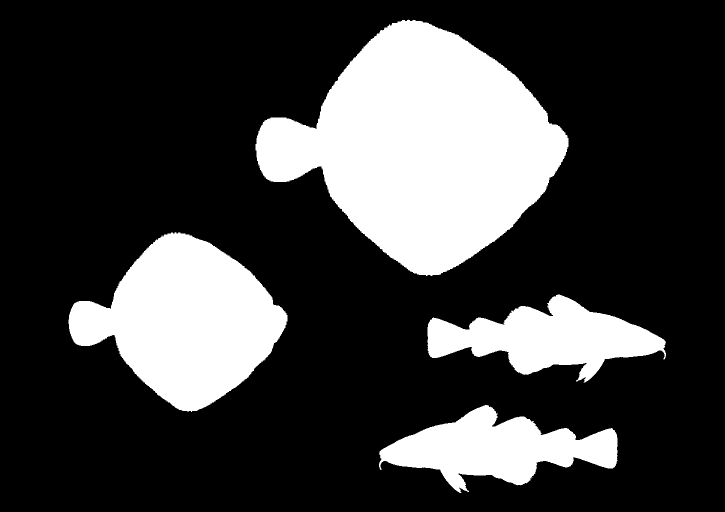
//> input picture bilder/Fische.png, 1449 x 1024 px (shown at 1/2 size)
$ ./fische_loes   (built with g++ and OpenCV 4)
//> lines starting //> are read from the running program, lines starting //| are printed output that depends on the picture; after the words box and inside, x2 and y2 are one past the last pixel; in counts of white or black regions, pixels touching at a corner belong together
#include <opencv2/imgproc/imgproc.hpp>
#include <opencv2/core/core.hpp>
#include <opencv2/highgui/highgui.hpp>
#include <iostream>
#include <vector>

void invariant(cv::Mat& b, int anz)
{
	double g1 = sqrt(b.at<cv::Vec2d>(1, 0)[0] * b.at<cv::Vec2d>(1, 0)[0] + b.at<cv::Vec2d>(1, 0)[1] * b.at<cv::Vec2d>(1, 0)[1]);
	for (int j = 2; j < anz; j++)
	{
		//Koeffizienten 2 bis anz-1 (0-ter ist Schwerpunkt, 1-ter wird zum Skalieren verwendet)
		b.at<cv::Vec2d>(j, 0)[0] = b.at<cv::Vec2d>(j, 0)[0] / g1;
		b.at<cv::Vec2d>(j, 0)[1] = b.at<cv::Vec2d>(j, 0)[1] / g1;
		std::cout << sqrt(b.at<cv::Vec2d>(j, 0)[0] * b.at<cv::Vec2d>(j, 0)[0] + b.at<cv::Vec2d>(j, 0)[1] * b.at<cv::Vec2d>(j, 0)[1]) << std::endl;
	}


}

int main(int argc, char *argv[])
{
	cv::Mat bild=cv::imread("../bilder/Fische.png",0); //fische.bmp
//> bild: 1024 rows x 1449 cols, CV_8UC1; 24.4% white; 4 white regions
	cv::namedWindow("Fische", 0);
	cv::resizeWindow("Fische", bild.cols / 2, bild.rows / 2);
	cv::imshow("Fische", bild );
	cv::Mat colorimg;
	cv::cvtColor(bild, colorimg, cv::COLOR_GRAY2BGR);
//> colorimg is the input picture: 1024 rows x 1449 cols, CV_8UC3; 24.4% white; 4 white regions, box (x1, y1, x2, y2) and area: (511, 39, 1137, 552) 187240, (137, 464, 575, 824) 91716, (855, 589, 1332, 765) 41827, (758, 810, 1235, 986) 41827
	std::vector<std::vector<cv::Point>> cont;
	cv::findContours( bild, cont, cv::RETR_LIST, cv::CHAIN_APPROX_NONE);
//> cont = 4 contours; box (x1, y1, x2, y2) and area: (511, 39, 1137, 552) 186299, (137, 464, 575, 824) 91089, (758, 810, 1235, 986) 41186, (855, 589, 1332, 765) 41186

	for(int i=0; i<cont.size();i++)
    {
		cv::Mat g(cont[i].size(), 1, CV_64FC2, cv::Scalar(0) );
		cv::Mat a=g.clone();
	    for (int j=0; j<cont[i].size();j++)
		{
			g.at<cv::Vec2d>(j,0)[0] = cont[i][j].x;
			g.at<cv::Vec2d>(j,0)[1] = cont[i][j].y;
		}
		cv::dft(g, g, cv::DFT_SCALE , 0);

		//Visualisierung der Form
		int anz = 5;
		for (int j=0; j < anz; j++)
		{
			a.at<cv::Vec2d>(j,0)=g.at<cv::Vec2d>(j,0);
		}
		for (int j=cont[i].size()-1; j > cont[i].size()-anz-1; j--)
		{
			a.at<cv::Vec2d>(j,0)=g.at<cv::Vec2d>(j,0);
		}
		cv::dft(a, a, cv::DFT_INVERSE, 0);
		for (int j = 0; j < cont[i].size() - 1; j++)
		{
			cv::line(colorimg, cv::Point((int)a.at<cv::Vec2d>(j, 0)[0], (int)a.at<cv::Vec2d>(j, 0)[1]),
				cv::Point((int)a.at<cv::Vec2d>(j + 1, 0)[0], (int)a.at<cv::Vec2d>(j + 1, 0)[1]), cv::Scalar(0, 0, 255), 2);
		}
		cv::imshow("Fische", colorimg);
		//Berechnung der Deskriptoren
		cv::Mat b = g.clone();
		std::cout << "Objekt " << i << std::endl;
		invariant(b, anz);
		cv::waitKey(0);
	}
//> this loop made 4 passes
//> g1 in invariant on passes 1 to 4: 66.78, 66.78, 19.28, 28.74
//| Objekt 0
//| Objekt 1
//| Objekt 2
//| Objekt 3
//> pass 1, `cv::imshow("Fische", colorimg);`:
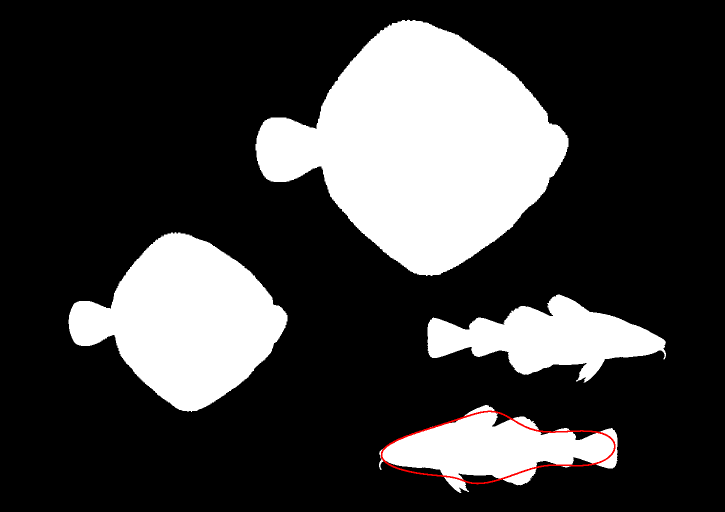
//> window 'Fische': 1024 rows x 1449 cols, CV_8UC3 (shown at 1/2 size); mean B, G, R 62, 62, 62.6
//> pass 2, `cv::imshow("Fische", colorimg);`:
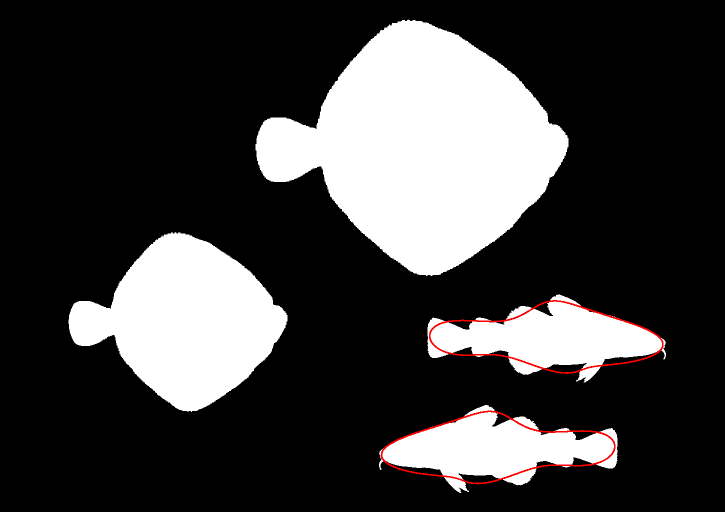
//> window 'Fische': 1024 rows x 1449 cols, CV_8UC3 (shown at 1/2 size); mean B, G, R 61.7, 61.7, 62.9
//> after the loop:
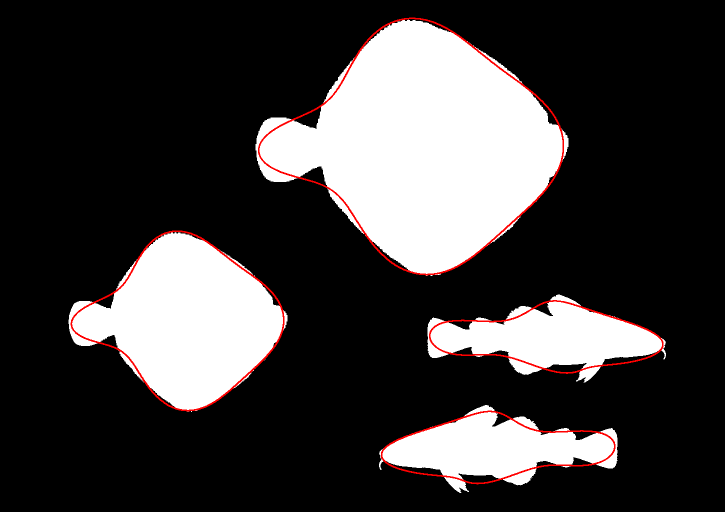
//> colorimg: 1024 rows x 1449 cols, CV_8UC3 (shown at 1/2 size); 1.12% of pixels changed, all inside (x1, y1, x2, y2) = (141, 35, 1327, 969)
	cv::waitKey(0);
}

$ run again, with bilder/zahnrad.png copied over bilder/Fische.png
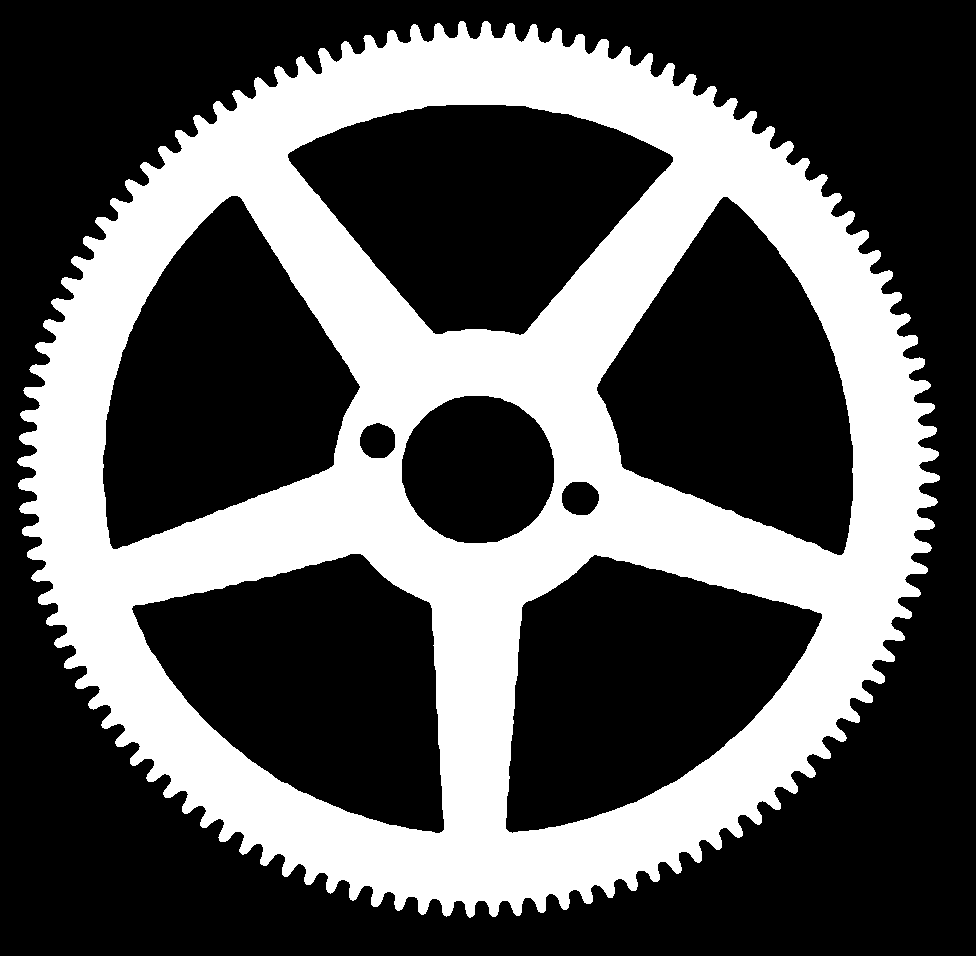
//> input picture bilder/zahnrad.png, 976 x 956 px
//> bild: 956 rows x 976 cols, CV_8UC1; 34.5% white; 1 white region
//> colorimg is the input picture: 956 rows x 976 cols, CV_8UC3; 34.5% white; 1 white region, box (x1, y1, x2, y2) and area: (17, 21, 940, 918) 322256
//> cont = 9 contours; largest, box (x1, y1, x2, y2) and area: (17, 21, 940, 918) 619454, (505, 554, 823, 834) 56814, (596, 196, 854, 556) 56554, (287, 104, 674, 336) 56497, (102, 195, 361, 550) 56202
//> the loop `for(int i=0; i<cont.size();i++)` made 9 passes
//> g1 in invariant on passes 1 to 8: 138.4, 137.9, 18.18, 18.15, 75.62, 137, 136.7, 137.2
//> (printed output is left out)
//> pass 1, `cv::imshow("Fische", colorimg);`:
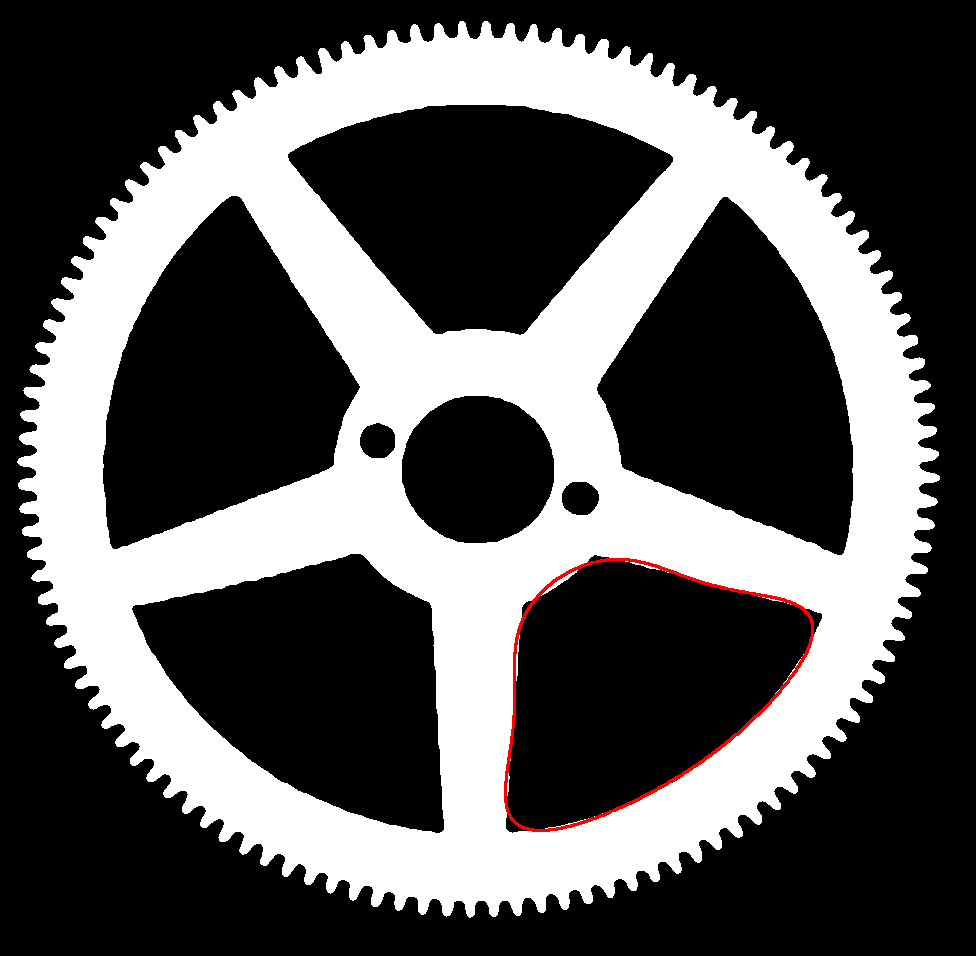
//> window 'Fische': 956 rows x 976 cols, CV_8UC3; mean B, G, R 87.5, 87.5, 88.4
//> after the loop `for(int i=0; i<cont.size();i++)`:
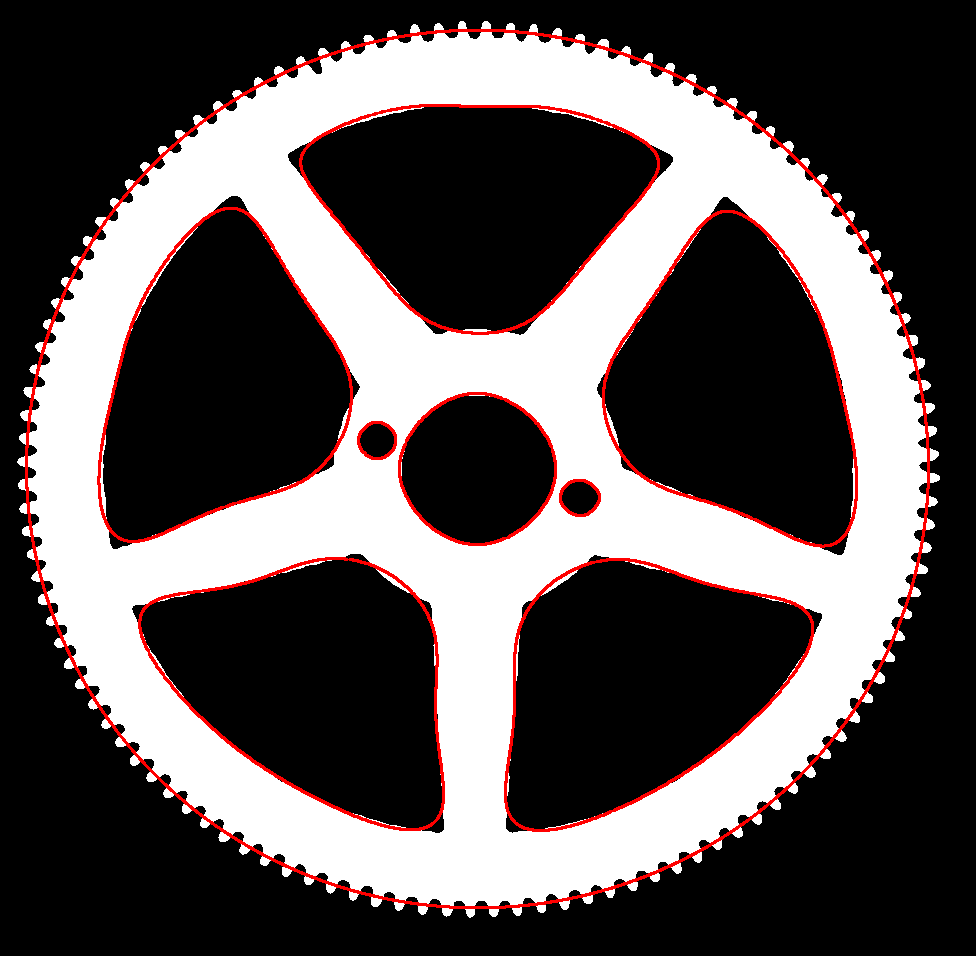
//> colorimg: 956 rows x 976 cols, CV_8UC3; 2.9% of pixels changed, all inside (x1, y1, x2, y2) = (25, 29, 930, 909)
